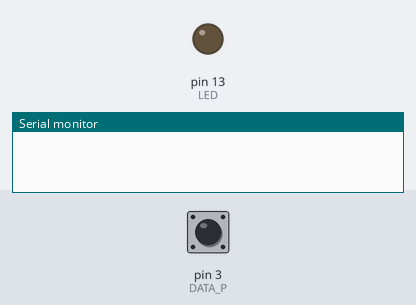
The sketch below on a simulated Arduino Uno, built with avr-gcc and run on an emulated ATmega328P. Parts: output pins drawn as LEDs (lit = HIGH), the last lines printed to the serial monitor. Dashed ring = blinking. The inputs (shaded band) are chosen by the test bench; at power-on: pin 3 (DATA_P) LOW.

Above: at 1.2 s.
1.3 s: pin 3 (DATA_P) driven HIGH
2.8 s: pin 3 (DATA_P) pulsed LOW 2 times (0.12 s each, 0.3 s apart)
At 3.27 s:
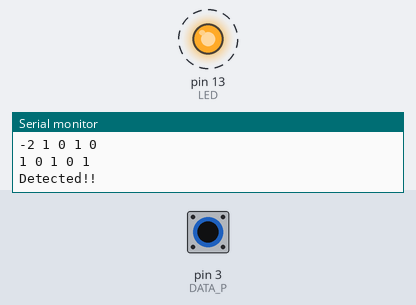
Timing chart, 0 to 11.8 s (numbered marks = the images above; inputs shaded):
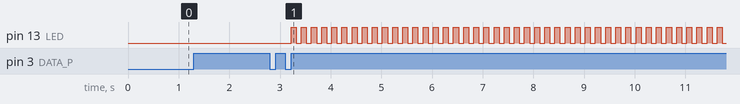

Measured:
- after the input at 2.8 s, pin 13 (LED): alternates HIGH for 0.10 s and LOW for 0.10 s, starting after 0.42 s

The sketch:

Anti-BadUSB.ino
```cpp
/*
 * This program is designed to check if the device connected to the
 * USB port is a Bad USB, the result will be pulled out from the
 * Serial
 */

#define DATA_P 3
#define DATA_N 4
#define LED 13
#define SEGLEN 5
#define FTNUM 2
boolean bufferP=0;
boolean bufferN=0;
boolean dete=false;
int feature[FTNUM][SEGLEN];
boolean check[FTNUM];
/*
 * The representation of states:
 * 0:P--0;N--0;
 * 1:P--1;N--0;
 * -1:P--0;N--1;
 * 2:P--1;N--1;
 * -2:Undetermined
 */

int state;
int Bstate;
int seg[SEGLEN];


void setup(){
  pinMode(DATA_P,INPUT);
  pinMode(DATA_N,INPUT);
  pinMode(LED,OUTPUT);
  segInit();
  digitalWrite(LED,LOW);
  Serial.begin(9600);
}

void loop(){
  bufferP=digitalRead(DATA_P);
  bufferN=digitalRead(DATA_N);
  Bstate=getState(bufferP,bufferN);
  if(state!=Bstate){
    state=Bstate;
    pushState(state);
    showSeg();
    dete=detect1()||detect2();
    if(dete){
      detected();
    }
  }
}
```

detected.ino
```cpp
void detected(){
  pinMode(DATA_P,OUTPUT);
  pinMode(DATA_N,OUTPUT);
  digitalWrite(DATA_P,LOW);
  digitalWrite(DATA_N,LOW);
  while(1){
    Serial.println("Detected!!");
    digitalWrite(LED,HIGH);
    delay(100);
    digitalWrite(LED,LOW);
    delay(100);
  }
}

boolean detect1(){
  for(int i=0;i<SEGLEN;i++){
    if(seg[i]!=feature[0][i]){
      return false;
    }
  }
  return true;
}

boolean detect2(){
  for(int i=0;i<SEGLEN;i++){
    if(seg[i]!=feature[1][i]){
      return false;
    }
  }
  return true;
}
```

getState.ino
```cpp
int getState(boolean P,boolean N){
  int Bstate;
  if(P==0 && N==0){
    Bstate=0;
    }
   if(P==1 && N==0){
    Bstate=1;
   }
   if(P==0 && N==1){
    Bstate=-1;
   }
   if(P==1 && N==1){
    Bstate=2;
   }
   return Bstate;
}
```

pushState.ino
```cpp
void pushState(int s){
  for(int i=1;i<SEGLEN;i++){
    seg[i-1]=seg[i];
  }
  seg[SEGLEN-1]=s;
}

void segInit(){
  for(int i=0;i<SEGLEN;i++){
    seg[i]=-2;
  }
  FTInit();
}

boolean ifComplete(){
  for(int i=0;i<SEGLEN;i++){
    if(seg[i]==-2){
      return false;
    }
  }
  return true;
}

void showSeg(){
  for(int i=0;i<SEGLEN;i++){
    Serial.print((int)seg[i]);
    Serial.print(" ");
  }
  Serial.println();
}

void FTInit(){
  feature[0][0]=1;feature[0][1]=0;feature[0][2]=1;feature[0][3]=0;feature[0][4]=1;
  feature[1][0]=1;feature[1][1]=0;feature[1][2]=1;feature[1][3]=2;feature[1][4]=1;
}
```
